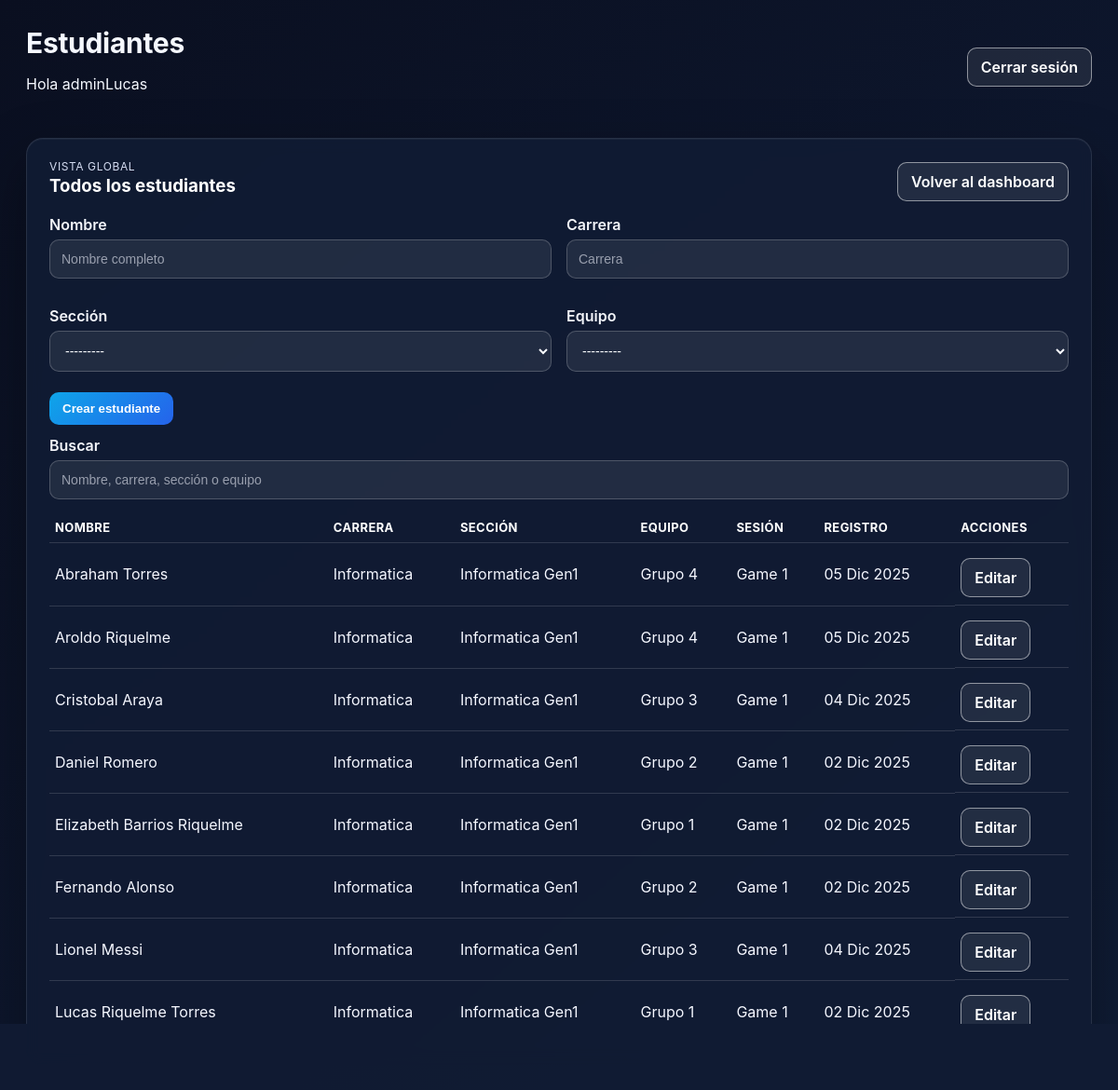
Screenshot of /admin-panel/estudiantes/ (signed in) with the database file from the repository.
### login/models.py (models this page shows, shortened)
class Estudiante(models.Model):
    nombre_apellido = models.CharField(max_length=100)
    carrera = models.CharField(max_length=100)
    seccion = models.ForeignKey(
        "SeccionEstudiantes",
        related_name="estudiantes",
        on_delete=models.SET_NULL,
        null=True,
        blank=True,
    )
    team = models.ForeignKey(
        Team,
        on_delete=models.CASCADE,
        related_name="estudiantes",
        blank=True,
        null=True,
    )
    fecha_registro = models.DateTimeField(auto_now_add=True)

class SeccionEstudiantes(models.Model):
    nombre = models.CharField(max_length=100)
    carrera = models.CharField(max_length=100, blank=True)
    carrera_fk = models.ForeignKey(
        "Carrera",
        related_name="secciones",
        on_delete=models.SET_NULL,
        null=True,
        blank=True,
        help_text="Nueva referencia normalizada a Carrera; preferir este campo sobre el texto legado.",
    )
    anio_ingreso = models.PositiveIntegerField(null=True, blank=True)
    fecha_creacion = models.DateTimeField(auto_now_add=True)
    def __str__(self):
        return self.nombre

### etapasJuego/models.py (models this page shows, shortened)
class Team(models.Model):
    nombre = models.CharField(max_length=100)
    sesion = models.ForeignKey(GameSession, on_delete=models.CASCADE, related_name="equipos")
    codigo_grupo = models.CharField(max_length=1)
    tokens_empatia = models.PositiveIntegerField(default=0)
    tokens_creatividad = models.PositiveIntegerField(default=0)
    tokens_evaluacion = models.PositiveIntegerField(default=0)
    tokens_totales = models.PositiveIntegerField(default=0)
    tablet = models.OneToOneField(
        "Tablet",
        related_name="team",
        on_delete=models.SET_NULL,
        null=True,
        blank=True,
    )
    def __str__(self):
        return f"Equipo {self.nombre} [{self.codigo_grupo}]"

class GameSession(models.Model):
    THEME_CHOICES = [
        ("SALUD", "Salud"),
        ("SUST", "Sustentabilidad"),
        ("EDU", "Educación"),
    ]
    MODO_CHOICES = [
        ("LOGIN_RANDOM", "Asignación automática en el login"),
        ("PRECONFIGURADO", "Asignación preconfigurada por el profesor"),
    ]
    nombre = models.CharField(max_length=100)
    codigo = models.CharField(max_length=10, unique=True)
    fecha = models.DateField(auto_now_add=True)
    profesor = models.ForeignKey(
        settings.AUTH_USER_MODEL,
        on_delete=models.SET_NULL,
        null=True,
        blank=True,
        related_name="sesiones_juego",
    )
    etapa_actual = models.CharField(max_length=20, default="ETAPA1")
    seccion = models.ForeignKey(
        "login.SeccionEstudiantes",
        related_name="sesiones",
        on_delete=models.SET_NULL,
        null=True,
        blank=True,
    )
    modo_asignacion = models.CharField(
        max_length=20,
        choices=MODO_CHOICES,
        default="LOGIN_RANDOM",
    )
    duracion_etapa1_segundos = models.PositiveIntegerField(default=5 * 60)
    duracion_etapa2_segundos = models.PositiveIntegerField(default=10 * 60)
    duracion_etapa3_segundos = models.PositiveIntegerField(default=15 * 60)
    duracion_etapa4_segundos = models.PositiveIntegerField(default=10 * 60)
    qr_encuesta_url = models.URLField(blank=True, null=True)
    qr_instagram_url = models.URLField(blank=True, null=True)
    qr_linkedin_url = models.URLField(blank=True, null=True)
    class Meta:
        constraints = [
            models.UniqueConstraint(
                fields=["seccion"],
                name="unique_gamesession_per_seccion",
            ),
        ]

### login/panel_views.py (the view, shortened to what this page needs)
# urls.py: path("estudiantes/", views.admin_estudiantes, name="estudiantes"),
@admin_required
def admin_estudiantes(request):
    q = request.GET.get("q", "").strip()
    estudiantes = (
        Estudiante.objects.select_related("seccion", "team", "team__sesion")
        .order_by("nombre_apellido")
    )
    form = EstudianteAdminForm(request.POST or None)
    if request.method == "POST" and form.is_valid():
        form.save()
        messages.success(request, "Estudiante creado correctamente.")
        return redirect("adminpanel:estudiantes")
    return render(
        request,
        "login/admin/estudiantes.html",
        {"estudiantes": estudiantes, "form": form},
    )

### login/forms.py
class EstudianteAdminForm(BaseStyledModelForm):
    class Meta:
        model = Estudiante
        fields = ["nombre_apellido", "carrera", "seccion", "team"]
        widgets = {
            "nombre_apellido": forms.TextInput(attrs={"placeholder": "Nombre completo"}),
            "carrera": forms.TextInput(attrs={"placeholder": "Carrera"}),
        }

### login/permissions.py (called while the page is built)
def is_admin(user) -> bool:
    return user.is_superuser or user.is_staff or user_has_role(user, ADMIN_GROUP)

def _role_required(check_fn, error_message):
    def decorator(view_func):
        @wraps(view_func)
        def _wrapped(request, *args, **kwargs):
            if not request.user.is_authenticated:
                return redirect("login:login")
            if not check_fn(request.user):
                messages.error(request, error_message)
                return redirect("login:login")
            return view_func(request, *args, **kwargs)
        return login_required(_wrapped)
    return decorator

### login/templates/login/admin/estudiantes.html (shortened to what this page needs)
{% extends "login/panel_base.html" %}
{% block header_title %}Estudiantes{% endblock %}
{% block content %}
<div class="panel-card">
    <div class="card-header">
        <div>
            <p class="eyebrow">Vista global</p>
            <h3>Todos los estudiantes</h3>
        </div>
        <a class="btn-link btn-outline" href="{% url 'adminpanel:dashboard' %}">Volver al dashboard</a>
    </div>
    <form method="post" class="panel-form" style="margin-bottom:12px;">
        <div class="panel-grid two-col">
            <div class="form-group">
                <label for="{{ form.nombre_apellido.id_for_label }}">Nombre</label>
                {{ form.nombre_apellido }}
            </div>
            <div class="form-group">
                <label for="{{ form.carrera.id_for_label }}">Carrera</label>
                {{ form.carrera }}
            </div>
            <div class="form-group">
                <label for="{{ form.seccion.id_for_label }}">Sección</label>
                {{ form.seccion }}
            </div>
            <div class="form-group">
                <label for="{{ form.team.id_for_label }}">Equipo</label>
                {{ form.team }}
            </div>
        </div>
        <div class="panel-actions-row">
            <button type="submit" class="btn-link btn-primary">Crear estudiante</button>
        </div>
    </form>
    <form method="get" class="panel-form" style="margin-bottom:12px;">
        <div class="form-group">
            <label>Buscar</label>
            <input type="text" name="q" value="{{ q }}" placeholder="Nombre, carrera, sección o equipo" class="form-field">
        </div>
    </form>
    <div class="panel-table-wrapper">
        <table class="panel-table compact">
            <thead>
                <tr>
                    <th>Nombre</th>
                    <th>Carrera</th>
                    <th>Sección</th>
                    <th>Equipo</th>
                    <th>Sesión</th>
                    <th>Registro</th>
                    <th>Acciones</th>
                </tr>
            </thead>
            <tbody>
                {% for est in estudiantes %}
                    <tr>
                        <td>{{ est.nombre_apellido }}</td>
                        <td>{{ est.carrera|default:"-" }}</td>
                        <td>{{ est.seccion.nombre|default:"-" }}</td>
                        <td>{{ est.team.nombre|default:"Sin equipo" }}</td>
                        <td>{{ est.team.sesion.nombre|default:"-" }}</td>
                        <td>{{ est.fecha_registro|date:"d M Y" }}</td>
                        <td class="panel-actions-row">
                            <a class="btn-link btn-outline" href="{% url 'adminpanel:estudiante_editar' est.id %}">Editar</a>
                        </td>
                    </tr>
                {% empty %}
                    <tr><td colspan="7">No hay estudiantes registrados.</td></tr>
                {% endfor %}
            </tbody>
        </table>
    </div>
</div>
{% endblock %}

### login/templates/login/panel_base.html (shortened to what this page needs)
{% load static %}
<!DOCTYPE html>
<html lang="es">
<head>
    <link rel="stylesheet" href="{% static 'login/css/panel.css' %}">
</head>
<body class="panel-body {% if request.resolver_match and request.resolver_match.app_name == 'adminpanel' %}admin-theme{% elif request.resolver_match and request.resolver_match.app_name == 'profesorpanel' %}professor-theme{% endif %}">
    <div class="panel-container">
        <div class="panel-topbar">
            <div>
                <h1>{% block header_title %}Panel{% endblock %}</h1>
                <p>Hola {{ request.user.get_full_name|default:request.user.username }}</p>
            </div>
            <div class="panel-actions">
                {% if request.user.is_authenticated %}
                    <a class="btn-link btn-outline" href="{% url 'login:logout' %}">Cerrar sesión</a>
                {% endif %}
            </div>
        </div>
        {% block content %}{% endblock %}
    </div>
</body>
</html>

### login/static/login/css/panel.css (style rules this page uses)
body.panel-body { font-family: 'Inter', 'Helvetica Neue', Arial, sans-serif; background: #0b1021; background-image: radial-gradient(circle at 20% 20%, rgba(255,255,255,0.06), transparent 20%), radial-gradient(circle at 80% 10%, rgba(255,255,255,0.05), transparent 18%), linear-gradient(135deg, #0b1021 0%, #0e152d 45%, #0b162f 100%); min-height: 100vh; margin: 0; padding: 28px; color: #e6edf9; }
.panel-body.admin-theme { background: linear-gradient(140deg, #0a0f20 0%, #0d162c 50%, #101d36 100%); color: #f5f8ff; }
.panel-container { max-width: 1300px; margin: 0 auto; padding-bottom: 24px; }
.panel-topbar { display: flex; align-items: center; justify-content: space-between; color: #f5f8ff; margin-bottom: 32px; position: relative; }
.panel-topbar h1 { margin: 0; font-size: 30px; letter-spacing: -0.3px; }
.panel-topbar .panel-actions { display: flex; gap: 12px; }
.panel-card { background: #0f1a31; border-radius: 18px; padding: 22px 24px; box-shadow: 0 22px 64px rgba(0, 0, 0, 0.28), 0 1px 0 rgba(255, 255, 255, 0.08) inset, 0 1px 0 rgba(255, 255, 255, 0.05); border: 1px solid rgba(255,255,255,0.08); margin-bottom: 22px; text-decoration: none; color: #f7faff; display: block; backdrop-filter: blur(8px); }
.panel-body.admin-theme .panel-card, .panel-body.professor-theme .panel-card { background: rgba(17, 28, 52, 0.92); border: 1px solid rgba(255,255,255,0.1); box-shadow: 0 24px 60px rgba(0, 0, 0, 0.35), 0 1px 0 rgba(255, 255, 255, 0.05) inset; }
.panel-grid { display: grid; grid-template-columns: repeat(auto-fit, minmax(260px, 1fr)); gap: 20px; align-items: stretch; }
.panel-card h2, .panel-card h3 { margin-top: 0; margin-bottom: 8px; color: #ffffff; }
.panel-table { width: 100%; min-width: 100%; border-collapse: collapse; box-sizing: border-box; table-layout: auto; }
.panel-table th, .panel-table td { padding: 12px 10px; border-bottom: 1px solid rgba(255,255,255,0.14); text-align: left; color: #f5f7ff; word-break: break-word; white-space: normal; }
.panel-table-wrapper { width: 100%; overflow-x: auto; }
.panel-table th { font-weight: 700; color: #ffffff; text-transform: uppercase; letter-spacing: 0.4px; font-size: 13px; }
.panel-form .form-group { margin-bottom: 14px; }
.panel-form label { display: block; margin-bottom: 6px; font-weight: 600; color: #f4f6fb; }
.panel-form .form-group { margin-bottom: 14px; width: 100%; }
.panel-form input, .panel-form select, .panel-form textarea { display: block; width: 100%; border: 1px solid rgba(255,255,255,0.2); border-radius: 10px; padding: 12px; font-size: 14px; background: rgba(255,255,255,0.08); color: #f9fbff; box-sizing: border-box; }
.panel-form input::placeholder, .panel-form textarea::placeholder { color: rgba(233, 237, 247, 0.6); }
.panel-form .panel-grid { gap: 16px; width: 100%; align-items: start; }
.btn-link { display: inline-block; padding: 10px 14px; border-radius: 10px; border: none; color: #ffffff; text-decoration: none; cursor: pointer; font-weight: 600; transition: transform 0.08s ease, box-shadow 0.12s ease; }
.btn-primary { background: linear-gradient(135deg, #0ea5e9 0%, #2563eb 100%); }
.btn-outline { border: 1px solid rgba(255,255,255,0.5); color: #ffffff; background: rgba(255,255,255,0.08); }
.panel-actions-row { display: flex; gap: 8px; flex-wrap: wrap; margin-top: 8px; }
.eyebrow { text-transform: uppercase; letter-spacing: 0.6px; font-size: 12px; color: #d5ddf2; margin: 0 0 2px 0; }
.card-header { display: flex; align-items: center; justify-content: space-between; gap: 12px; margin-bottom: 12px; }
.two-col { grid-template-columns: repeat(auto-fit, minmax(360px, 1fr)); }
.panel-table.compact th, .panel-table.compact td { padding: 8px 6px; }

### rows the page displays
Estudiante: nombre_apellido "Abraham Torres", carrera "Informatica", seccion.nombre "Informatica Gen1", team.nombre "Grupo 4", team.sesion.nombre "Game 1", fecha_registro "05 Dic 2025"
Estudiante: nombre_apellido "Aroldo Riquelme", carrera "Informatica", seccion.nombre "Informatica Gen1", team.nombre "Grupo 4", team.sesion.nombre "Game 1", fecha_registro "05 Dic 2025"
Estudiante: nombre_apellido "Cristobal Araya", carrera "Informatica", seccion.nombre "Informatica Gen1", team.nombre "Grupo 3", team.sesion.nombre "Game 1", fecha_registro "04 Dic 2025"
Estudiante: nombre_apellido "Daniel Romero", carrera "Informatica", seccion.nombre "Informatica Gen1", team.nombre "Grupo 2", team.sesion.nombre "Game 1", fecha_registro "02 Dic 2025"
Estudiante: nombre_apellido "Elizabeth Barrios Riquelme", carrera "Informatica", seccion.nombre "Informatica Gen1", team.nombre "Grupo 1", team.sesion.nombre "Game 1", fecha_registro "02 Dic 2025"
Estudiante: nombre_apellido "Fernando Alonso", carrera "Informatica", seccion.nombre "Informatica Gen1", team.nombre "Grupo 2", team.sesion.nombre "Game 1", fecha_registro "02 Dic 2025"
Estudiante: nombre_apellido "Lionel Messi", carrera "Informatica", seccion.nombre "Informatica Gen1", team.nombre "Grupo 3", team.sesion.nombre "Game 1", fecha_registro "04 Dic 2025"
Estudiante: nombre_apellido "Lucas Riquelme Torres", carrera "Informatica", seccion.nombre "Informatica Gen1", team.nombre "Grupo 1", team.sesion.nombre "Game 1", fecha_registro "02 Dic 2025"

### other values shown
{{ request.user.get_full_name|default:request.user.username }} "adminLucas"
